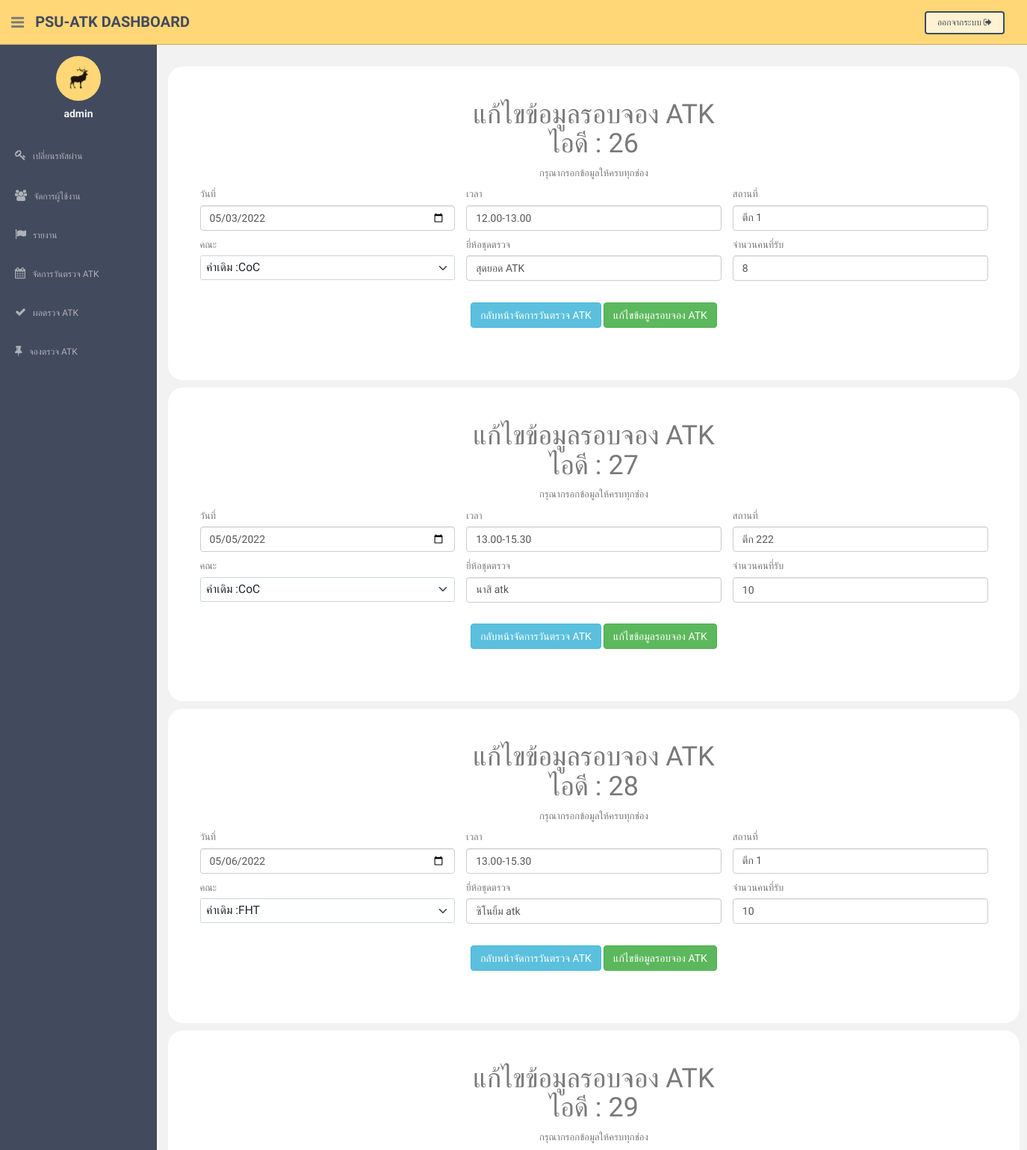
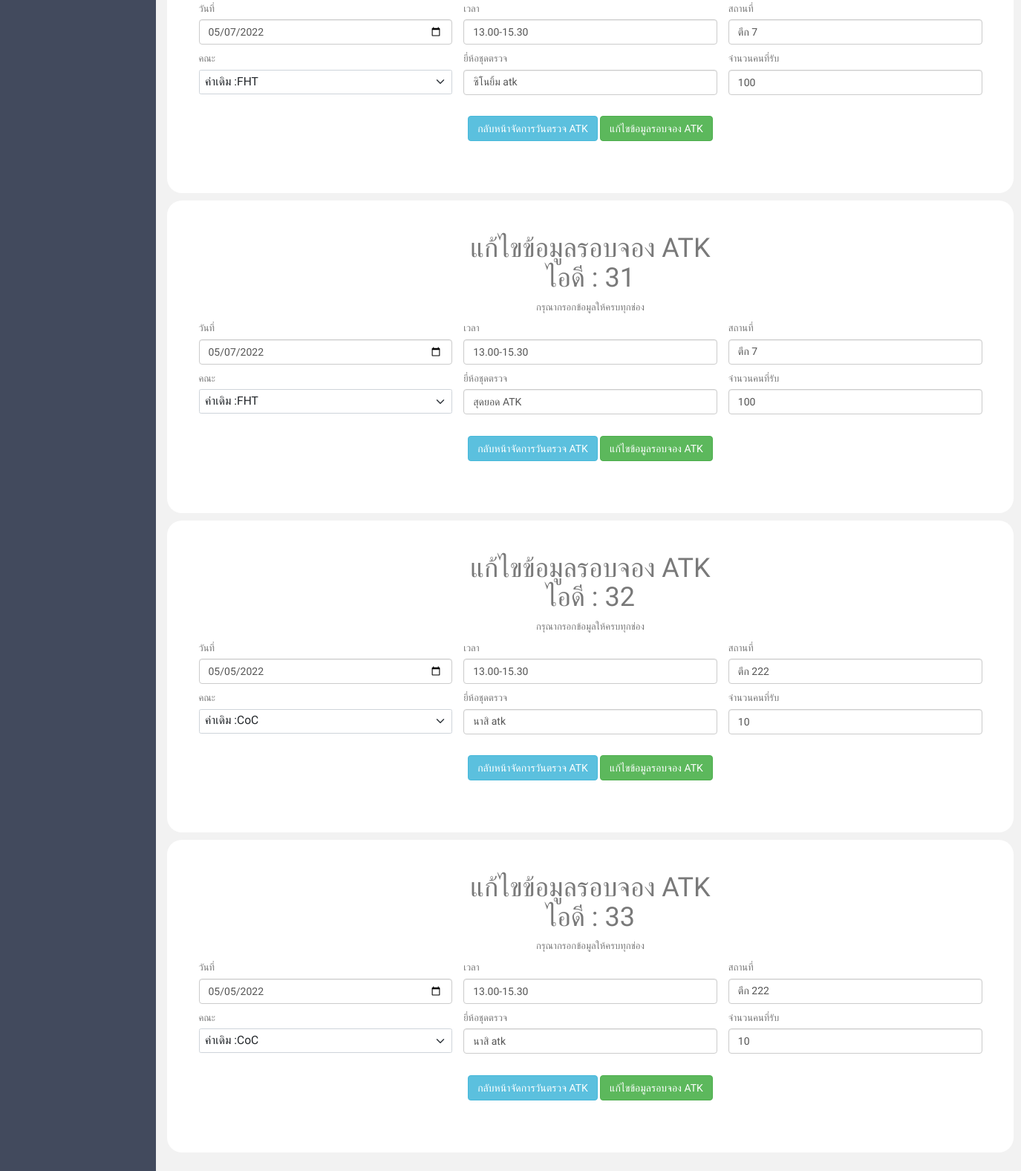
Page /admin/edit_atk_roud.php (signed in) on the committed database (2 pictures, top to bottom).
### tables this page shows
CREATE TABLE `atk_open` (
  `atopen_id` int(10) NOT NULL,
  `date` varchar(100) NOT NULL,
  `time` varchar(100) NOT NULL,
  `location` varchar(100) NOT NULL,
  `faculty` varchar(100) NOT NULL,
  `brand` varchar(100) NOT NULL,
  `amount` int(100) NOT NULL
);

### admin/edit_atk_roud.php (the view, shortened to what this page needs)
<?php
include 'dbconnection.php';
if (strlen($_SESSION['id'] == 0)) {
    header('location:logout.php');
} else {
    $search = isset($_POST['atopen_id']) ? $_POST['atopen_id'] : '';
    $sql = "SELECT * FROM atk_open WHERE atopen_id LIKE '%$search%'";
    $result = mysqli_query($connect, $sql); ?>
    <!DOCTYPE html>
    <html lang="en">
    <head>
        <link href="https://cdn.jsdelivr.net/npm/bootstrap@5.1.3/dist/css/bootstrap.min.css" rel="stylesheet">
        <link href="assets/css/bootstrap.css" rel="stylesheet">
        <link href="assets/font-awesome/css/font-awesome.css" rel="stylesheet" />
        <link href="assets/css/style.css" rel="stylesheet">
        <link href="assets/css/style-responsive.css" rel="stylesheet">
    </head>
    <body>
        <?php include 'menu.php'; ?>
        <br>
        <section id="main-content">
            <section class="wrapper">
                <?php while ($row = mysqli_fetch_array($result, MYSQLI_ASSOC)) { ?>
                    <form action="edit_atk_roud_ok.php" method="POST" enctype="multipart/form-data">
                        <div class="container mt-3 mb-3" style="background-color: white; border-radius: 20px;
        border: none; padding: 50px; padding-top: 25px;">
                            <center>
                                <h1>แก้ไขข้อมูลรอบจอง ATK <br> ไอดี : <?php echo $row["atopen_id"]; ?></h1>
                                <p>กรุณากรอกข้อมูลให้ครบทุกช่อง</p>
                            </center>
                            <div class="row mt-3 mb-3">
                                <div class="col">
                                    <label class="form-label">วันที่</label>
                                    <input type="date" name="date" placeholder="dd-mm-yyyy" value="<?php echo $row["date"]; ?>" min="1997-01-01" max="2030-12-31" class="form-control" required="">
                                </div>
                                <div class="col">
                                    <label class="form-label">เวลา</label>
                                    <input type="text" name="time" class="form-control" required="" value="<?php echo $row["time"]; ?>">
                                </div>
                                <div class="col">
                                    <label class="form-label">สถานที่</label>
                                    <input type="text" name="loca" class="form-control" required="" value="<?php echo $row["location"]; ?>">
                                </div>
                            </div>
                            <div class="row mt-3 mb-3">
                                <div class="col">
                                    <label class="form-label">คณะ</label>
                                    <select name="fac" class="form-select" required="" style="font-size: 1.2em;">
                                        <option value="<?php echo $row["faculty"]; ?>" selected="">ค่าเดิม :<?php echo $row["faculty"]; ?></option>
                                    </select>
                                </div>
                                <div class="col">
                                    <label class="form-label">ยี่ห้อชุดตรวจ</label>
                                    <input type="text" name="band" class="form-control" required="" value="<?php echo $row["brand"]; ?>">
                                </div>
                                <div class="col">
                                    <label class="form-label">จํานวนคนที่รับ</label>
                                    <input type="number" name="howmany" class="form-control" required="" value="<?php echo $row["amount"]; ?>">
                                </div>
                            </div>
                            <div class="row mt-3 mb-3">
                                <div class="col">
                                    <center>
                                        <br>
                                        <a href="show_atk_roud.php" class="btn btn-info" role="button">กลับหน้าจัดการวันตรวจ ATK</a>
                                        <button type="submit" class="btn btn-success">แก้ไขข้อมูลรอบจอง ATK</button>
                                    </center>
                                </div>
                            </div>
                        </div>
                    </form>
                <?php } ?>
            </section>
        </section>
    </body>
    </html>
<?php
} ?>

### admin/assets/css/style.css (style rules this page uses)
body { color: #797979; background: #f2f2f2; font-family: 'Ruda', sans-serif; padding: 0px !important; margin: 0px !important; font-size:13px; }
a, a:hover, a:focus { text-decoration: none; outline: none; }
#main-content { margin-left: 210px; }
.wrapper { display: inline-block; margin-top: 60px; padding-left: 15px; padding-right: 15px; padding-bottom: 15px; padding-top: 0px; width: 100%; }
label { font-weight: 400; }

### rows in the picture
atk_open: atopen_id "26", date "05/03/2022", time "12.00-13.00", loca "ตึก 1", band "สุดยอด ATK", howmany "8"
atk_open: atopen_id "27", date "05/05/2022", time "13.00-15.30", loca "ตึก 222", band "นาสิ atk", howmany "10"
atk_open: atopen_id "28", date "05/06/2022", time "13.00-15.30", loca "ตึก 1", band "ซิโนยิ้ม atk", howmany "10"
atk_open: atopen_id "29", date "05/07/2022", time "13.00-15.30", loca "ตึก 7", band "ซิโนยิ้ม atk", howmany "100"
atk_open: atopen_id "31", date "05/07/2022", time "13.00-15.30", loca "ตึก 7", band "สุดยอด ATK", howmany "100"
atk_open: atopen_id "32", date "05/05/2022", time "13.00-15.30", loca "ตึก 222", band "นาสิ atk", howmany "10"
atk_open: atopen_id "33", date "05/05/2022", time "13.00-15.30", loca "ตึก 222", band "นาสิ atk", howmany "10"

### other values in the picture
$_SESSION['login'] "admin"
